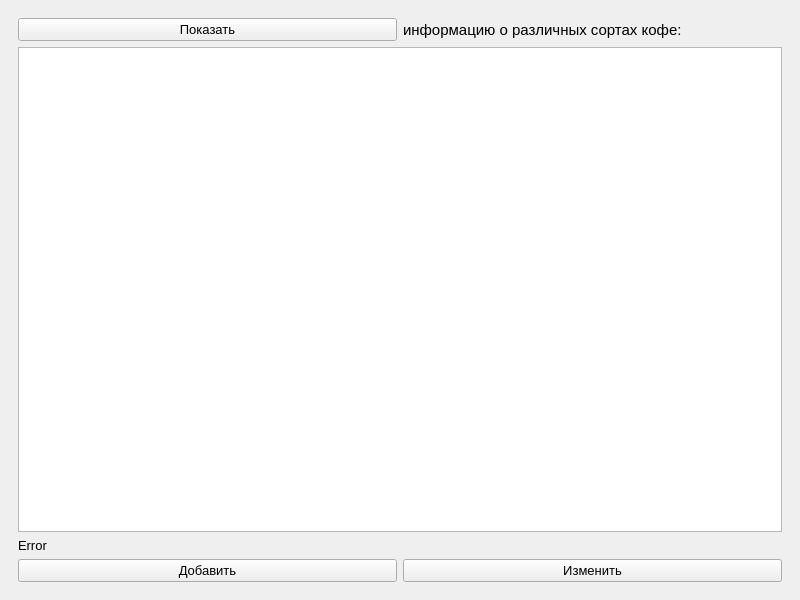
<?xml version="1.0" encoding="UTF-8"?>
<ui version="4.0">
 <class>MainWindow</class>
 <widget class="QMainWindow" name="MainWindow">
  <property name="geometry">
   <rect>
    <x>0</x>
    <y>0</y>
    <width>800</width>
    <height>600</height>
   </rect>
  </property>
  <property name="windowTitle">
   <string>MainWindow</string>
  </property>
  <widget class="QWidget" name="centralwidget">
   <layout class="QVBoxLayout" name="verticalLayout">
    <item>
     <widget class="QWidget" name="widget" native="true">
      <layout class="QVBoxLayout" name="verticalLayout_2">
       <item>
        <layout class="QHBoxLayout" name="horizontalLayout_2">
         <item>
          <widget class="QPushButton" name="btn_show">
           <property name="font">
            <font>
             <pointsize>10</pointsize>
            </font>
           </property>
           <property name="text">
            <string>Показать</string>
           </property>
          </widget>
         </item>
         <item>
          <widget class="QLabel" name="label">
           <property name="font">
            <font>
             <pointsize>11</pointsize>
            </font>
           </property>
           <property name="text">
            <string>информацию о различных сортах кофе:</string>
           </property>
          </widget>
         </item>
        </layout>
       </item>
       <item>
        <widget class="QTableWidget" name="table_w"/>
       </item>
       <item>
        <widget class="QLabel" name="error_lab">
         <property name="font">
          <font>
           <pointsize>10</pointsize>
          </font>
         </property>
         <property name="text">
          <string>Error</string>
         </property>
        </widget>
       </item>
       <item>
        <layout class="QHBoxLayout" name="horizontalLayout">
         <item>
          <widget class="QPushButton" name="btn_add">
           <property name="font">
            <font>
             <pointsize>10</pointsize>
            </font>
           </property>
           <property name="text">
            <string>Добавить</string>
           </property>
          </widget>
         </item>
         <item>
          <widget class="QPushButton" name="btn_edit">
           <property name="font">
            <font>
             <pointsize>10</pointsize>
            </font>
           </property>
           <property name="text">
            <string>Изменить</string>
           </property>
          </widget>
         </item>
        </layout>
       </item>
      </layout>
     </widget>
    </item>
   </layout>
  </widget>
 </widget>
 <resources/>
 <connections/>
</ui>
